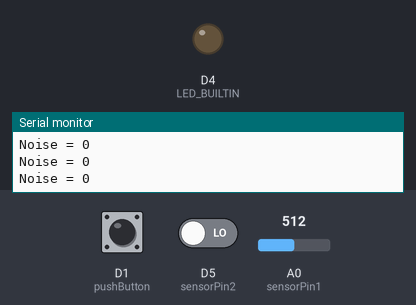
Bench run of a sketch on a simulated ESP8266 (NodeMCU). On the bench: output pins drawn as LEDs (lit = HIGH, except the on-board LED, lit = LOW), the last lines printed to the serial monitor. The test bench sets the inputs (shaded band); at power-on: A0 (sensorPin1) = 512, D1 (pushButton) HIGH, D5 (sensorPin2) LOW. WiFi joins after 1.5 s; servers stay silent unless stated; uploads are accepted with an empty reply.

Above: at 2.7 s.
2.8 s: A0 (sensorPin1) set to 406
4.4 s: A0 (sensorPin1) set to 388
At 5.1 s:
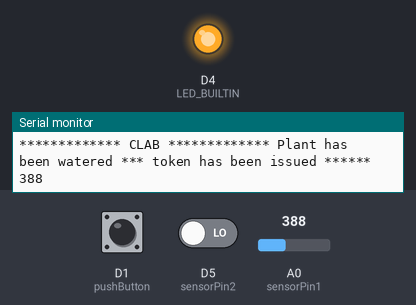
Timing chart, 0 to 7.4 s (numbered marks = the images above; inputs shaded):
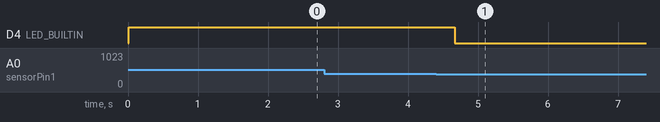

Measured:
- the behaviour switches between 399 and 398 on A0 (sensorPin1) (found by bisection; images 0 and 1)
- after the input at 4.4 s, D4 (LED_BUILTIN): HIGH → LOW after 0.27 s

The sketch:

Fin4-IoT.ino
```cpp
#include <ESP8266WiFi.h>
#include <ESP8266HTTPClient.h>

// Network Parameters
char ssid[] = ""; //SSID of your Wi-Fi router
char pass[] = ""; //Password of your Wi-Fi router
char accessToken[] = "";
char pingAddress[] = ""; // Server Ping-API address
char verificationAddress[] = ""; // Claim address
bool VerificationSent = false;

// Computation Variables
int hvalues[100] = {}; // Stores latest 100 Humidity-Sensor Values
int arrayCounter = 0;
int hval = 0;          // Humidity-Sensor Value
int average = 0;       // Average over last 100 Humidity-Sensor Values
int nvalues[25] = {};
int noise = 0;         // Noise received over 50 ms
int nval = 0;          // Noise-Sensor Value

// Pin Setup
int pushButton = D1;
int sensorPin1 = A0; // Humidity-Sensor
int sensorPin2 = D5; // Noise-Sensor

// Control Variables
int isPinging = 1;
int allowChange = 0;
int buttonPressed = 0;
int pressedBefore = 0; // Old Button value
int loopCounter = 0;   // Counter for specific offsets
int timeOffset = 500;  // Modulo for resetting loopCounter
int delayTime = 2;    // Delay every loop cycle

void setup()
{
  // Start Serial Monitor (integrated)
  Serial.begin(9600);
  delay(10);

  // Set up Led and Push Button
  pinMode(pushButton, INPUT_PULLUP); // Pullup-Resistor needed for avoiding floating Pin
  pinMode(LED_BUILTIN, OUTPUT);
  pinMode(sensorPin1, INPUT);
  pinMode(sensorPin2, INPUT);


  // Set initial value for Led (1 == Led off, 0 == Led on)
  digitalWrite(LED_BUILTIN, 1);


  // Connect to Wi-Fi network
  Serial.println();
  Serial.println();
  Serial.print("Connecting to...");
  Serial.println(ssid);

  WiFi.begin(ssid, pass);

  while (WiFi.status() != WL_CONNECTED) {
    delay(500);
    Serial.print(".");
  }

  Serial.println("");
  Serial.println("Wi-Fi connected successfully");


  // Set Array entries for Average Computation to initial Value received from Humidity-Sensor
  hval = analogRead(sensorPin1);
  for (int i = 0; i < 100; i++) {
    hvalues[i] = hval;
  }
}

void loop () {

  // Read data (analog) from Humidity-Sensor and digitaly from Noise-Sensor
  hval = analogRead(sensorPin1);
  nval = digitalRead(sensorPin2);

  // Check if PushButton is pressed (1 == not pressed, 0 == pressed)
  buttonPressed = digitalRead(pushButton);

  // Allow Change if Button has been released since the last push
  if (buttonPressed != pressedBefore) {
    allowChange = 1;
  } else {
    allowChange = 0;
  }

  // Change state if PushButton is pressed and we allow a change of state
  if (!buttonPressed && allowChange) {
    isPinging = !isPinging;
    verifyClaim();
  }

  // Calculate Average over last 100 values (cyclic Array)
  if (loopCounter % 50 == 0) {
    hvalues[arrayCounter] = hval;
    arrayCounter = ++arrayCounter % 100;
    average = sum(hvalues, 100) / 100;
  }

  nvalues[loopCounter % 25] = nval;

  if (loopCounter % 25 == 24) {
    noise = sum(nvalues, 25);
    Serial.print("Noise = ");
    Serial.println(noise);
  }

  // Executing once per timeOffset * delayTime
  if (!loopCounter) {

    // Print if Device is not connected to Network
    if (WiFi.status() != WL_CONNECTED) {
      Serial.println("!!!!  NOT CONNECTED  !!!!");
    }

    // Ping the Server if pinging is enabled
    if (isPinging) {
      ping();
    }

    // Logging
    Serial.print("Sensor giving back = ");
    Serial.println(hval);
    Serial.print("Average = ");
    Serial.println(average);
  }

  //Serial.print("Noise = ");
  //Serial.println(noise);

  // Update last Button state
  pressedBefore = buttonPressed;

  // Send verification if measured Value from Humidity-Sensor is too far away from Average and if not yet verified (Difference relative to value of Average)
  if (hval < (average - 100*(float(average) / 450)) && not VerificationSent) {

    // Send Verification
    verifyClaim();

    // Logging
    Serial.println("************* CLAB ************* Plant has been watered *** token has been issued ******");
    Serial.println(hval);

    // Turn on Led
    digitalWrite(LED_BUILTIN, 0);

    VerificationSent = 1;

    // Pause program execution after Verification has been sent
    delay(20000);
  }

  // Loop counter to measure and display values at specific times
  loopCounter = ++loopCounter % timeOffset;
  delay(delayTime);

}

// Ping Server
void ping() {

  // Declare object of class HTTPClient
  HTTPClient http;

  // Specify Ping destination
  http.begin(pingAddress);

  // Specify Content type and authenticate as Oracle
  http.addHeader("Content-Type", "application/json");

  // Send Request and receive http Code
  int httpCode = http.POST(String("{\"accessToken\": \"") + accessToken + String("\"}"));

  // Logging
  Serial.println("\n ------ ping! ------ \n");

  // Close connection
  http.end();
}

// Send Verification of Claim to Server
void verifyClaim() {

  // Declare object of class HTTPClient
  HTTPClient http;

  // Specify request destination
  http.begin(verificationAddress);

  // Specify content-type header and "log in" as Oracle
  http.addHeader("Content-Type", "application/json");

  // Actually send the request
  int httpCode = http.POST(String("{\"isAccepted\": true, \"accessToken\": \"") + accessToken + String("\"}"));

  // Get the response payload
  String payload = http.getString();

  // Logging
  Serial.print("httpCode = ");
  Serial.println(httpCode);
  Serial.print("payload is = ");
  Serial.println(payload);

  // Close connection
  http.end();
}

// Compute Sum of values in Array
int sum(int values[], int len) {
  int s = 0;
  for (int i = 0; i < len; i++) {
    s += values[i];
  }

  return s;
}
```
